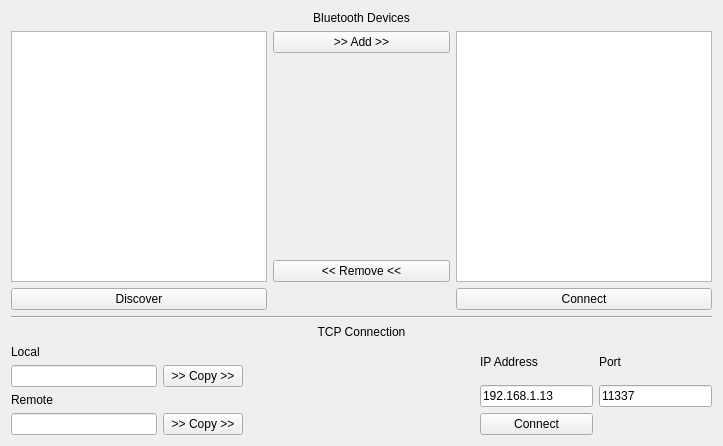
<?xml version="1.0" encoding="UTF-8"?>
<ui version="4.0">
 <class>MainWindow</class>
 <widget class="MainWindow" name="MainWindow">
  <property name="geometry">
   <rect>
    <x>0</x>
    <y>0</y>
    <width>723</width>
    <height>446</height>
   </rect>
  </property>
  <property name="windowTitle">
   <string>Hoani's BBB Basic Control</string>
  </property>
  <layout class="QHBoxLayout" name="horizontalLayout_4">
   <item>
    <layout class="QVBoxLayout" name="verticalLayout_8">
     <item>
      <layout class="QVBoxLayout" name="verticalLayout_2">
       <item>
        <widget class="QLabel" name="label">
         <property name="text">
          <string>Bluetooth Devices</string>
         </property>
         <property name="alignment">
          <set>Qt::AlignCenter</set>
         </property>
        </widget>
       </item>
       <item>
        <layout class="QGridLayout" name="gridLayout">
         <item row="0" column="0">
          <widget class="QListView" name="listView"/>
         </item>
         <item row="0" column="1">
          <layout class="QVBoxLayout" name="verticalLayout">
           <item>
            <widget class="QPushButton" name="pushButton">
             <property name="text">
              <string>&gt;&gt; Add &gt;&gt;</string>
             </property>
            </widget>
           </item>
           <item>
            <spacer name="verticalSpacer">
             <property name="orientation">
              <enum>Qt::Vertical</enum>
             </property>
             <property name="sizeHint" stdset="0">
              <size>
               <width>20</width>
               <height>40</height>
              </size>
             </property>
            </spacer>
           </item>
           <item>
            <widget class="QPushButton" name="pushButton_3">
             <property name="text">
              <string>&lt;&lt; Remove &lt;&lt;</string>
             </property>
            </widget>
           </item>
          </layout>
         </item>
         <item row="0" column="2">
          <widget class="QListView" name="listView_2"/>
         </item>
         <item row="1" column="0">
          <widget class="QPushButton" name="pushButton_2">
           <property name="text">
            <string>Discover</string>
           </property>
          </widget>
         </item>
         <item row="1" column="1">
          <spacer name="horizontalSpacer">
           <property name="orientation">
            <enum>Qt::Horizontal</enum>
           </property>
           <property name="sizeHint" stdset="0">
            <size>
             <width>40</width>
             <height>20</height>
            </size>
           </property>
          </spacer>
         </item>
         <item row="1" column="2">
          <widget class="QPushButton" name="pushButton_4">
           <property name="text">
            <string>Connect</string>
           </property>
          </widget>
         </item>
        </layout>
       </item>
      </layout>
     </item>
     <item>
      <widget class="Line" name="line">
       <property name="orientation">
        <enum>Qt::Horizontal</enum>
       </property>
      </widget>
     </item>
     <item>
      <widget class="QLabel" name="label_2">
       <property name="text">
        <string>TCP Connection</string>
       </property>
       <property name="alignment">
        <set>Qt::AlignCenter</set>
       </property>
      </widget>
     </item>
     <item>
      <layout class="QHBoxLayout" name="horizontalLayout_3">
       <item>
        <layout class="QVBoxLayout" name="verticalLayout_7">
         <item>
          <layout class="QVBoxLayout" name="verticalLayout_3">
           <item>
            <widget class="QLabel" name="label_5">
             <property name="text">
              <string>Local</string>
             </property>
            </widget>
           </item>
           <item>
            <layout class="QHBoxLayout" name="horizontalLayout">
             <item>
              <widget class="QLineEdit" name="lineEdit_3"/>
             </item>
             <item>
              <widget class="QPushButton" name="pushButton_6">
               <property name="text">
                <string>&gt;&gt; Copy &gt;&gt;</string>
               </property>
              </widget>
             </item>
            </layout>
           </item>
          </layout>
         </item>
         <item>
          <layout class="QVBoxLayout" name="verticalLayout_6">
           <item>
            <widget class="QLabel" name="label_6">
             <property name="text">
              <string>Remote</string>
             </property>
            </widget>
           </item>
           <item>
            <layout class="QHBoxLayout" name="horizontalLayout_2">
             <item>
              <widget class="QLineEdit" name="lineEdit_4"/>
             </item>
             <item>
              <widget class="QPushButton" name="pushButton_7">
               <property name="text">
                <string>&gt;&gt; Copy &gt;&gt;</string>
               </property>
              </widget>
             </item>
            </layout>
           </item>
          </layout>
         </item>
        </layout>
       </item>
       <item>
        <spacer name="horizontalSpacer_2">
         <property name="orientation">
          <enum>Qt::Horizontal</enum>
         </property>
         <property name="sizeHint" stdset="0">
          <size>
           <width>40</width>
           <height>20</height>
          </size>
         </property>
        </spacer>
       </item>
       <item>
        <layout class="QGridLayout" name="gridLayout_2">
         <item row="0" column="0">
          <layout class="QVBoxLayout" name="verticalLayout_4">
           <item>
            <widget class="QLabel" name="label_3">
             <property name="text">
              <string>IP Address</string>
             </property>
            </widget>
           </item>
           <item>
            <widget class="QLineEdit" name="lineEdit">
             <property name="text">
              <string>192.168.1.13</string>
             </property>
            </widget>
           </item>
          </layout>
         </item>
         <item row="0" column="1">
          <layout class="QVBoxLayout" name="verticalLayout_5">
           <item>
            <widget class="QLabel" name="label_4">
             <property name="text">
              <string>Port</string>
             </property>
            </widget>
           </item>
           <item>
            <widget class="QLineEdit" name="lineEdit_2">
             <property name="text">
              <string>11337</string>
             </property>
            </widget>
           </item>
          </layout>
         </item>
         <item row="1" column="0">
          <widget class="QPushButton" name="pushButton_5">
           <property name="text">
            <string>Connect</string>
           </property>
          </widget>
         </item>
         <item row="1" column="1">
          <spacer name="horizontalSpacer_3">
           <property name="orientation">
            <enum>Qt::Horizontal</enum>
           </property>
           <property name="sizeHint" stdset="0">
            <size>
             <width>40</width>
             <height>20</height>
            </size>
           </property>
          </spacer>
         </item>
        </layout>
       </item>
      </layout>
     </item>
    </layout>
   </item>
  </layout>
 </widget>
 <customwidgets>
  <customwidget>
   <class>MainWindow</class>
   <extends>QWidget</extends>
   <header>mainwindow.h</header>
   <container>1</container>
  </customwidget>
 </customwidgets>
 <resources/>
 <connections/>
</ui>
